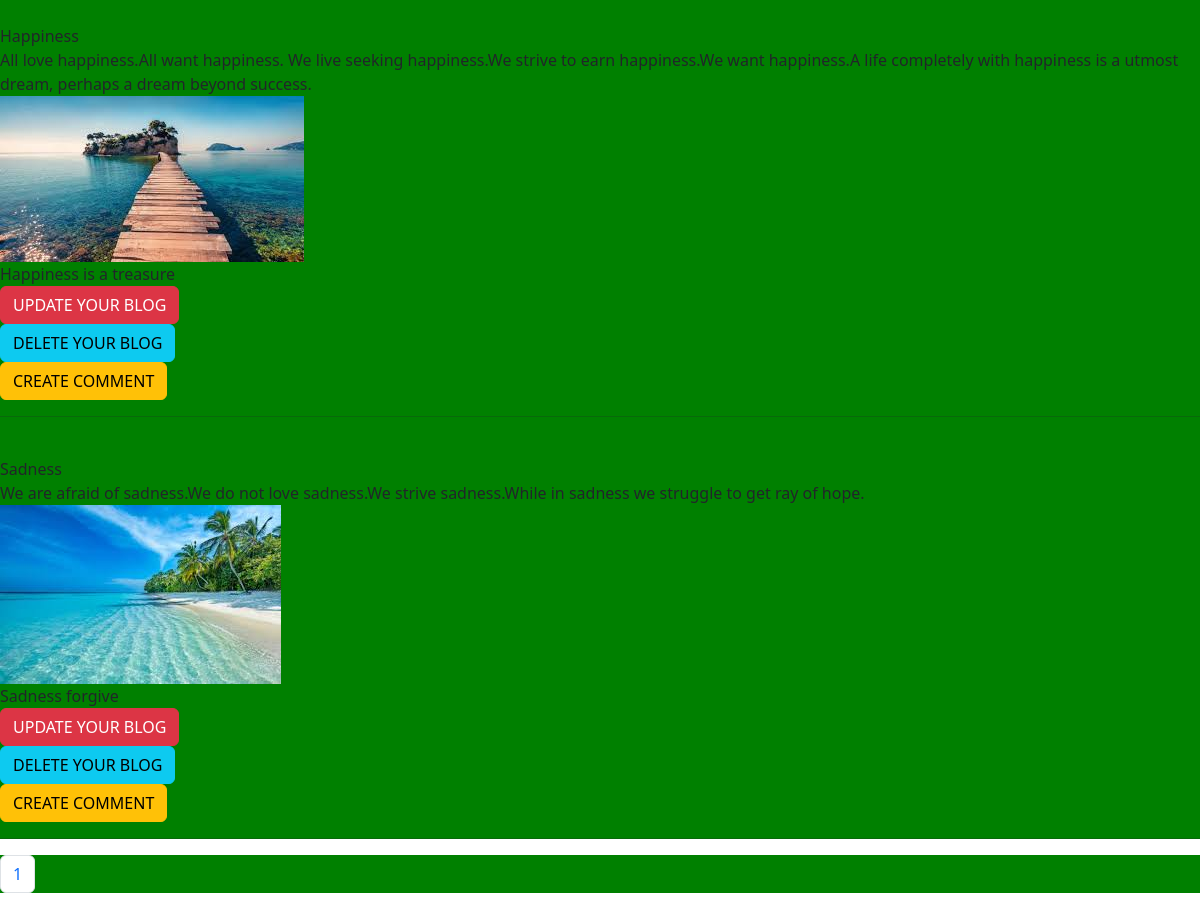
Screenshot of /see_blog/ with the database file from the repository.
### blogapp/models.py (models this page shows, shortened)
class postitem(models.Model):
    title=models.CharField(max_length=200)
    content=models.TextField(max_length=5000)
    postimage=models.ImageField(upload_to='postimages/')
    caption=models.CharField(max_length=200)

### blogapp/views.py (the view)
# urls.py: path('see_blog/',views.see_blog,name='see'),
def see_blog(request):
    Postitems=postitem.objects.all()
    paginator=Paginator(Postitems,3)
    page_number=request.GET.get('page')
    try:
        page=paginator.get_page(page_number)
    except EmptyPage:
        page=paginator.page(page_number.num_pages)
    return render(request,'seepost.html',{'Postitems':Postitems,'page':page})

### Templates/seepost.html (shortened to what this page needs)
<!DOCTYPE html>
<html lang="en">
<head>
    <link href="https://cdn.jsdelivr.net/npm/bootstrap@5.3.8/dist/css/bootstrap.min.css" rel="stylesheet">
</head>
<body>
<div>
{% for Postitem in page %}
<br>{{Postitem.title}}<br>
{{Postitem.content}}<br>
<img src="{{Postitem.postimage.url}}"><br>
{{Postitem.caption}}<br>
<a href="{% url 'updating' Postitem.id %}" class="btn btn-danger">UPDATE YOUR BLOG</a><br>
  <a href="{% url 'deleted' Postitem.id %}" class="btn btn-info">DELETE YOUR BLOG</a><br>
    <a href="{% url 'commenting'  %}" class="btn btn-warning">CREATE COMMENT</a><hr>
{% endfor %}
</div>
<div>
<nav aria-label="Page navigation example">
  <ul class="pagination">
      {% for num in page.paginator.page_range %}
          <li class="page-item {% if page.number == num%}activate{% endif %}"><a class="page-link" href="?page={{num}}">{{num}}</a></li>
      {% endfor %}
  </ul>
</nav>
</div>
</body>
</html>

### Templates/seepost.html (style rules this page uses)
body { background-color:yellow }
div { background-color:green }

### rows the page displays
postitem: title "Happiness", content "All love happiness.All want happiness. We live seeking happiness.We strive to earn happiness.We want happiness.A life completely with happiness is a utmost dream, perhaps a dream beyond success.", postimage (picture), caption "Happiness is a treasure"
postitem: title "Sadness", content "We are afraid of sadness.We do not love sadness.We strive sadness.While in sadness we struggle to get ray of hope.", postimage (picture), caption "Sadness forgive"

### other values shown
{{ num }} "1"
